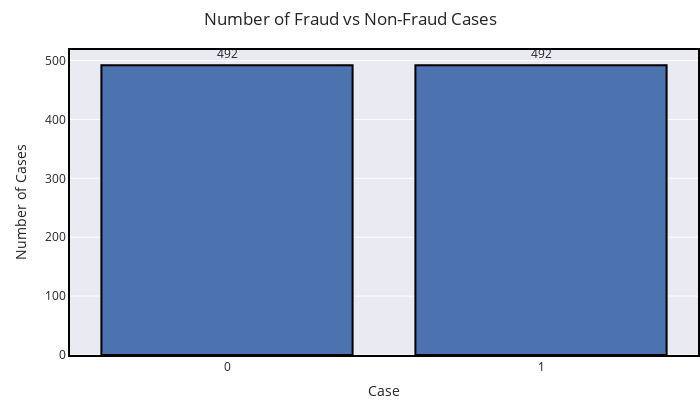

Here is the notebook cell this chart was saved with:
### Markdown cell above
Now if we see the number of fraud vs non-fraud cases are equally distributed.

### Code cell
#Frauds vs. Non-Frauds for the new dataframe
group = df_rs.groupby('Class')['scaled_time'].count()
fig = go.Figure()
fig.add_trace(go.Bar(name='counts',x=group.index, y=group.values, marker_line_color='black', marker_line_width=2,
                     text=group.values,textposition='outside'))
fig.update_yaxes(title_text='Number of Cases')
fig.update_xaxes(title_text='Case',nticks=3)
fig.update_layout(template='seaborn',hovermode='closest',title='Number of Fraud vs Non-Fraud Cases',
                 width=700,height=400,xaxis=dict(mirror=True,linecolor='black',linewidth=2),
                 yaxis=dict(mirror=True,linecolor='black',linewidth=2),margin=dict(t=50,b=0,l=70,r=0))
fig.show()

### Figure 1 — Plotly figure (JSON) as saved in the notebook; plotly's stock layout.template omitted (floating-point values rounded to 4 significant figures)
{"data": [{"marker": {"line": {"color": "black", "width": 2}}, "name": "counts", "text": [492, 492], "textposition": "outside", "type": "bar", "x": [0, 1], "y": [492, 492]}], "layout": {"height": 400, "hovermode": "closest", "margin": {"b": 0, "l": 70, "r": 0, "t": 50}, "title": {"text": "Number of Fraud vs Non-Fraud Cases"}, "width": 700, "xaxis": {"linecolor": "black", "linewidth": 2, "mirror": true, "nticks": 3, "title": {"text": "Case"}}, "yaxis": {"linecolor": "black", "linewidth": 2, "mirror": true, "title": {"text": "Number of Cases"}}}}
